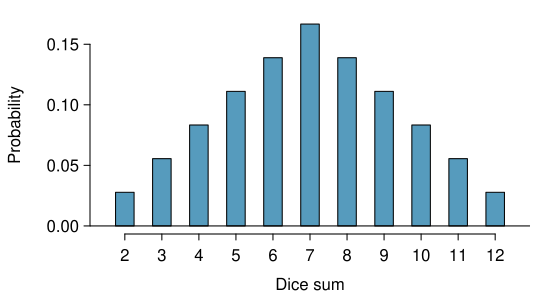

R code for this plot:
library(openintro)
data(COL)

probDist <- function(x, prob, labels1=NA,
		labels2=NA, thickness=NA, col=NA, ylim=NULL, ...){
	R <- range(x)
	R <- R + c(-1,1)*(R[2]-R[1])/20
	Ry <- c(0, range(prob)[2])
	if(!is.null(ylim)[1]){
		Ry <- ylim
	}
	plot(x, prob, type='n', axes=F, xlim=R, ylim=Ry, ...)
	if(is.na(labels1)[1]) labels1 <- x
	if(is.na(labels2)[1]) labels2 <- TRUE
	axis(1, at=x, labels=labels1)
	#axis(2)
	make.bar(x, prob, thickness=thickness, col=col)
	#abline(h=0)
}

make.bar <- function(at, height, thickness=NA, col=NA){
	if(is.na(thickness)){
		R <- range(at)
		minDiff <- min(diff(at))
		thickness <- min(c(minDiff), (R[2]-R[1])/12)
	}
	x1 <- at - thickness/2
	x2 <- at + thickness/2
	if(is.na(col))   col <- 'grey'
	for(i in 1:length(at)){
#		x <- c(x1[i], x1[i], x2[i], x2[i], x2[i])
#		y <- c(0, height[i], height[i], 0, 0)
		rect(x1[i], 0, x2[i], height[i], col=col)
	}
}


myPDF('diceSumDist.pdf', 5.5, 3, mar=c(3.3,4.5,0.8,1), mgp=c(2, 0.55, 0))

at=2:12
prob=c(1:6, 5:1)/36

probDist(at, prob, xlab='Dice sum',
	ylab='', thickness=0.5, col=COL[1])
abline(h=0)
axis(2)
mtext('Probability', side=2, 3.3, las=0)
dev.off()
